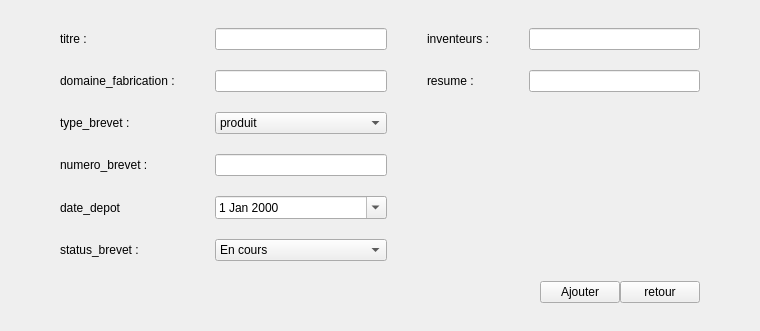
            <widget class="QWidget" name="page_pub_add">
             <layout class="QGridLayout" name="gridLayoutPubAdd">
              <property name="leftMargin">
               <number>60</number>
              </property>
              <property name="topMargin">
               <number>28</number>
              </property>
              <property name="rightMargin">
               <number>60</number>
              </property>
              <property name="bottomMargin">
               <number>28</number>
              </property>
              <property name="horizontalSpacing">
               <number>40</number>
              </property>
              <property name="verticalSpacing">
               <number>20</number>
              </property>
              <item row="6" column="0" colspan="4">
               <layout class="QHBoxLayout" name="hLayoutAddButtons">
                <item>
                 <spacer name="spacerAddButtons">
                  <property name="orientation">
                   <enum>Qt::Orientation::Horizontal</enum>
                  </property>
                  <property name="sizeHint" stdset="0">
                   <size>
                    <width>480</width>
                    <height>20</height>
                   </size>
                  </property>
                 </spacer>
                </item>
                <item>
                 <widget class="QPushButton" name="btnAddPub">
                  <property name="text">
                   <string>Ajouter</string>
                  </property>
                 </widget>
                </item>
                <item>
                 <widget class="QPushButton" name="btnRetourAddPub">
                  <property name="text">
                   <string>retour</string>
                  </property>
                 </widget>
                </item>
               </layout>
              </item>
              <item row="1" column="3">
               <widget class="QLineEdit" name="lineResumeAdd"/>
              </item>
              <item row="2" column="0">
               <widget class="QLabel" name="lblTypeBrevetAdd">
                <property name="text">
                 <string>type_brevet :</string>
                </property>
               </widget>
              </item>
              <item row="2" column="1">
               <widget class="QComboBox" name="comboTypeBrevetAdd">
                <item>
                 <property name="text">
                  <string>produit</string>
                 </property>
                </item>
                <item>
                 <property name="text">
                  <string>procede</string>
                 </property>
                </item>
                <item>
                 <property name="text">
                  <string>amelioration</string>
                 </property>
                </item>
               </widget>
              </item>
              <item row="1" column="0">
               <widget class="QLabel" name="lblDomaineAdd">
                <property name="text">
                 <string>domaine_fabrication :</string>
                </property>
               </widget>
              </item>
              <item row="5" column="0">
               <widget class="QLabel" name="lblStatusBrevetAdd">
                <property name="text">
                 <string>status_brevet :</string>
                </property>
               </widget>
              </item>
              <item row="1" column="2">
               <widget class="QLabel" name="lblResumeAdd">
                <property name="text">
                 <string>resume :</string>
                </property>
               </widget>
              </item>
              <item row="4" column="1">
               <widget class="QDateEdit" name="dateDepotAdd">
                <property name="calendarPopup">
                 <bool>true</bool>
                </property>
                <property name="date">
                 <date>
                  <year>2000</year>
                  <month>1</month>
                  <day>1</day>
                 </date>
                </property>
               </widget>
              </item>
              <item row="3" column="1">
               <widget class="QLineEdit" name="lineNumeroBrevetAdd"/>
              </item>
              <item row="4" column="0">
               <widget class="QLabel" name="lblDateDepotAdd">
                <property name="text">
                 <string>date_depot</string>
                </property>
               </widget>
              </item>
              <item row="0" column="1">
               <widget class="QLineEdit" name="lineTitreAdd"/>
              </item>
              <item row="5" column="1">
               <widget class="QComboBox" name="comboStatusBrevetAdd">
                <item>
                 <property name="text">
                  <string>En cours</string>
                 </property>
                </item>
                <item>
                 <property name="text">
                  <string>Depose</string>
                 </property>
                </item>
                <item>
                 <property name="text">
                  <string>Accepte</string>
                 </property>
                </item>
                <item>
                 <property name="text">
                  <string>Refuse</string>
                 </property>
                </item>
                <item>
                 <property name="text">
                  <string>Publie</string>
                 </property>
                </item>
               </widget>
              </item>
              <item row="3" column="0">
               <widget class="QLabel" name="lblNumeroBrevetAdd">
                <property name="text">
                 <string>numero_brevet :</string>
                </property>
               </widget>
              </item>
              <item row="1" column="1">
               <widget class="QLineEdit" name="lineDomaineAdd"/>
              </item>
              <item row="0" column="3">
               <widget class="QLineEdit" name="lineInventeursAdd"/>
              </item>
              <item row="0" column="0">
               <widget class="QLabel" name="lblTitreAdd">
                <property name="text">
                 <string>titre :</string>
                </property>
               </widget>
              </item>
              <item row="0" column="2">
               <widget class="QLabel" name="lblInventeursAdd">
                <property name="text">
                 <string>inventeurs :</string>
                </property>
               </widget>
              </item>
             </layout>
            </widget>
